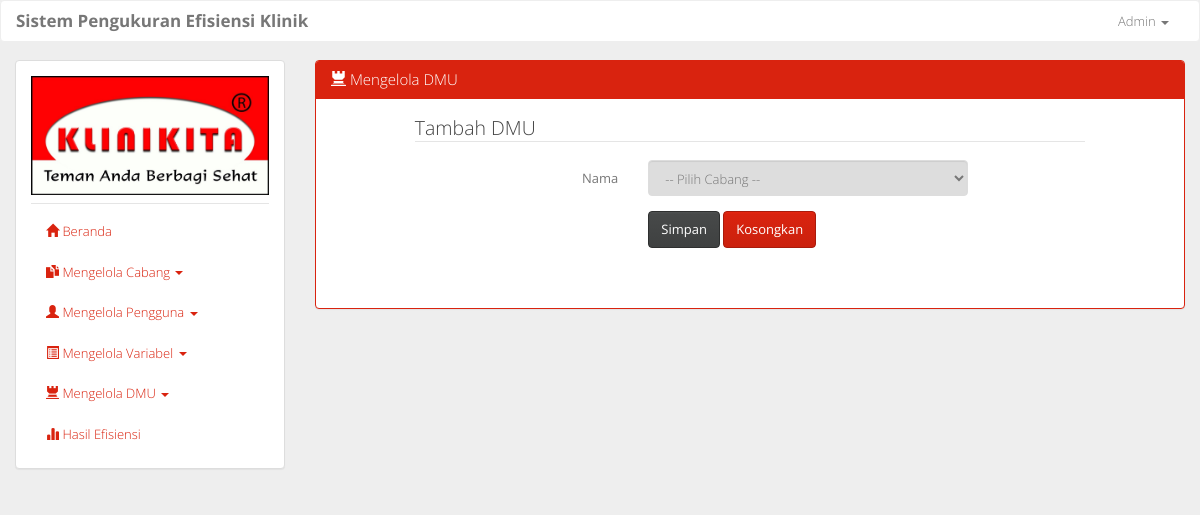
The app's page /ubah_dmu.php?id=3 (signed in), older data.
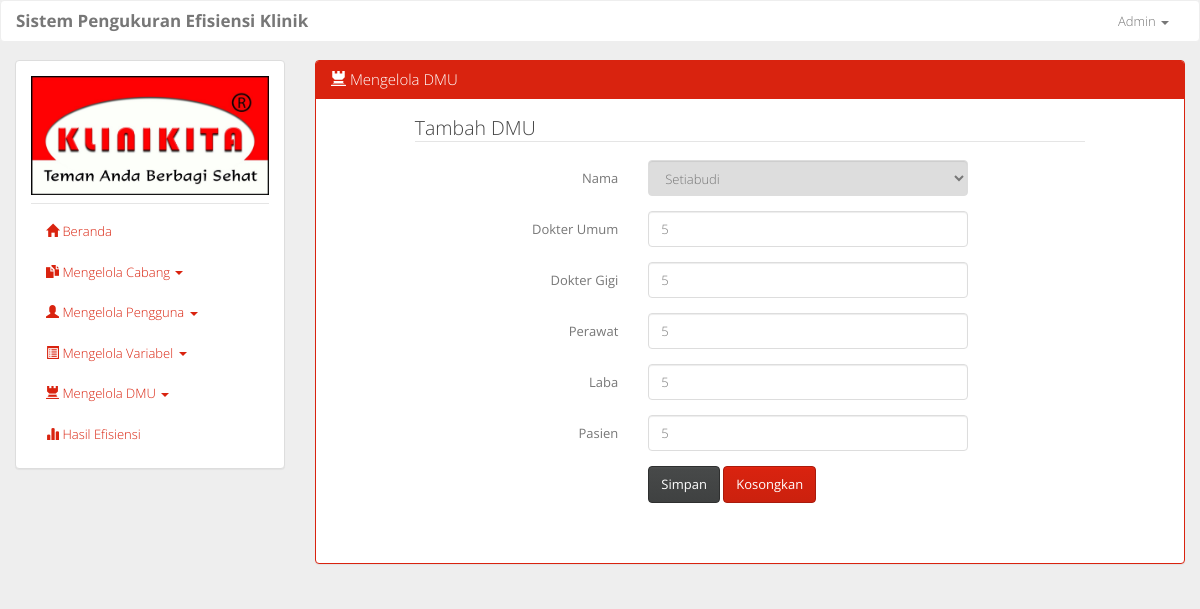
The same page, newer data.
### tables this page shows
CREATE TABLE `tb_detail_dmu` (
  `id_detail` int(3) NOT NULL,
  `id_klinik` int(3) NOT NULL,
  `id_variabel` int(3) NOT NULL,
  `nilai_variabel` int(10) NOT NULL
);

CREATE TABLE `tb_variabel` (
  `id_variabel` int(3) NOT NULL,
  `nama_variabel` varchar(50) NOT NULL,
  `jenis_variabel` char(1) NOT NULL,
  `satuan` varchar(50) NOT NULL
);

### ubah_dmu.php (the view)
<?php
	include 'layout.php';
	$id = $_GET['id'];
?>
				<div class="col-sm-9">
					<div class="panel panel-primary">
						<div class="panel-heading">
							<h3 class="panel-title"><span class="glyphicon glyphicon-tower"></span> Mengelola DMU</h3>
						</div>
						<div class="panel-body">
							<form class="form-horizontal" method="post" action="<?php echo "process/u_dmu.php?id=".$id.""; ?>">
								<fieldset>
								    <legend>Tambah DMU</legend>
								    <div class="form-group">
								      	<label class="col-sm-4 control-label">Nama</label>
								      	<div class="col-sm-6">
								        	<select name="id_klinik" class="form-control" required disabled>
								        		<option value=""> -- Pilih Cabang -- </option>
								        		<?php
								        			$query = mysqli_query($conn, "SELECT k.cabang_klinik, d.id_klinik FROM tb_klinik AS k, tb_detail_dmu AS d WHERE k.id_klinik=d.id_klinik GROUP BY id_klinik");
								        			if (mysqli_num_rows($query) > 0) {
													    while($cabang = mysqli_fetch_assoc($query)) {
													    	$id_cabang = $cabang['id_klinik'];
													    	if ($id == $id_cabang) {
													    		echo '<option value="'.$id_cabang.'" selected>'.$cabang["cabang_klinik"].'</option>';
													    	} else {
													    		echo '<option value="'.$id_cabang.'">'.$cabang["cabang_klinik"].'</option>';
													    	}
													    }
													}
								        		?>
								        	</select>
								      	</div>
								    </div>
								    <?php
										$query = mysqli_query($conn, 'SELECT * FROM tb_variabel v, tb_detail_dmu d WHERE v.id_variabel=d.id_variabel AND d.id_klinik='.$id.' ORDER BY v.jenis_variabel ASC, v.id_variabel ASC');
										while($var = mysqli_fetch_assoc($query)){
											$name =	 str_replace(' ','_',$var['nama_variabel']);
											$satuan = $var['satuan'];
											$value = $var["nilai_variabel"];
											echo '
												<div class="form-group">
												    <label class="col-sm-4 control-label">'.$var["nama_variabel"].'</label>
												    <div class="col-sm-6">
												        <input class="form-control" name="'.$name.'" type="number" min="0" placeholder="'.$satuan.'" value="'.$value.'" required>
												    </div>
												</div>
											';
										}
									?>
								    <div class="form-group">
								      	<div class="col-sm-6 col-sm-offset-4">
								        	<button type="submit" class="btn btn-default">Simpan</button>
								        	<button type="reset" class="btn btn-primary">Kosongkan</button>
								      	</div>
								    </div>
								</fieldset>
							</form>
						</div>
					</div>
				</div>
<?php include 'layout2.php' ?>

### layout.php (shortened to what this page needs)
<!DOCTYPE html>
<html>
	<head>
		<link href="assets/css/bootstrap.min.css" rel="stylesheet">
		<link href="assets/css/style.css" rel="stylesheet">
	</head>
	<body>
		<div class="container-fluid">
			<div class="row">
				<nav class="navbar navbar-default">
				  	<div class="container-fluid">
				    	<div class="navbar-header">
				      		<a class="navbar-brand" href="#"><strong>Sistem Pengukuran Efisiensi Klinik</strong></a>
				    	</div>
				    	<div class="collapse navbar-collapse" id="bs-example-navbar-collapse-1">
				      		<ul class="nav navbar-nav navbar-right">
				        		<li class="dropdown">
				          			<a href="#" class="dropdown-toggle" data-toggle="dropdown" role="button" aria-expanded="false"><?php echo $_SESSION['user']; ?> <span class="caret"></span></a>
				        		</li>
				      		</ul>
				    	</div>
				  	</div>
				</nav>
			</div>
			<div class="row">
				<div class="col-sm-3 sidebar">
					<div class="panel panel-default">
					  	<div class="panel-body">
							<img src="assets/img/logo_klinikita.jpg" class="img-responsive">
					    	<ul class="nav nav-pills nav-stacked" id="stacked-menu">
					    		<li class="nav-divider"></li>
								<li>
									<a href="beranda.php"><span class="glyphicon glyphicon-home"></span> Beranda</a>
								</li>
					            <li>
					            	<a data-toggle="collapse" data-parent="#stacked-menu" href="#p1"><span class="glyphicon glyphicon-duplicate"></span> Mengelola Cabang <span class="caret arrow"></span></a>
					            </li>
					            <li>
					            	<a data-toggle="collapse" data-parent="#stacked-menu" href="#p2"><span class="glyphicon glyphicon-user"></span> Mengelola Pengguna <span class="caret arrow"></span></a>
					            </li>
					            <li>
					            	<a data-toggle="collapse" data-parent="#stacked-menu" href="#p3"><span class="glyphicon glyphicon-list-alt"></span> Mengelola Variabel <span class="caret arrow"></span></a>
					            </li>
					            <li>
					            	<a data-toggle="collapse" data-parent="#stacked-menu" href="#p4"><span class="glyphicon glyphicon-tower"></span> Mengelola DMU <span class="caret arrow"></span></a>
					            </li>
					            <li><a href="hasil_efisiensi.php"><span class=" glyphicon glyphicon-stats"></span> Hasil Efisiensi</a></li>
							</ul>
					  	</div>
					</div>
				</div>

### layout2.php (shortened to what this page needs)
			</div>
	    </div>
	</body>
</html>

### assets/css/style.css (style rules this page uses)
body { background-color: #eee; }
form { margin-bottom: 30px; padding-left: 10%; padding-right: 10%; }

Row changes from the older to the newer data that the page shows:
added tb_detail_dmu: id_variabel.nama_variabel "Dokter Umum", nilai_variabel "5"
added tb_detail_dmu: id_variabel.nama_variabel "Dokter Gigi", nilai_variabel "5"
added tb_detail_dmu: id_variabel.nama_variabel "Perawat", Perawat "5"
added tb_detail_dmu: id_variabel.nama_variabel "Laba", Laba "5"
added tb_detail_dmu: id_variabel.nama_variabel "Pasien", Pasien "5"
Text that changed along with them:
form field id_klinik: "-- Pilih Cabang --" → "Setiabudi"
